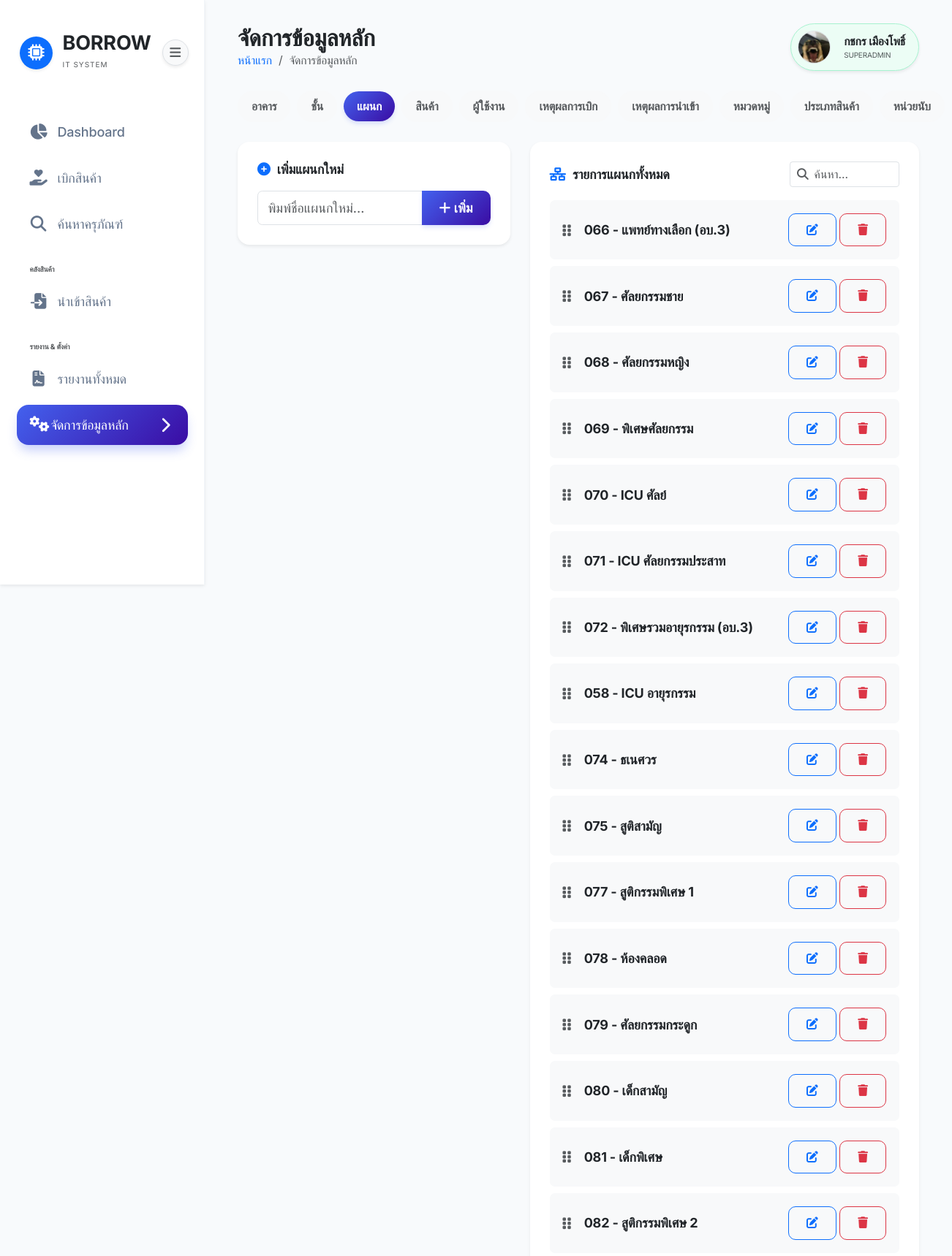
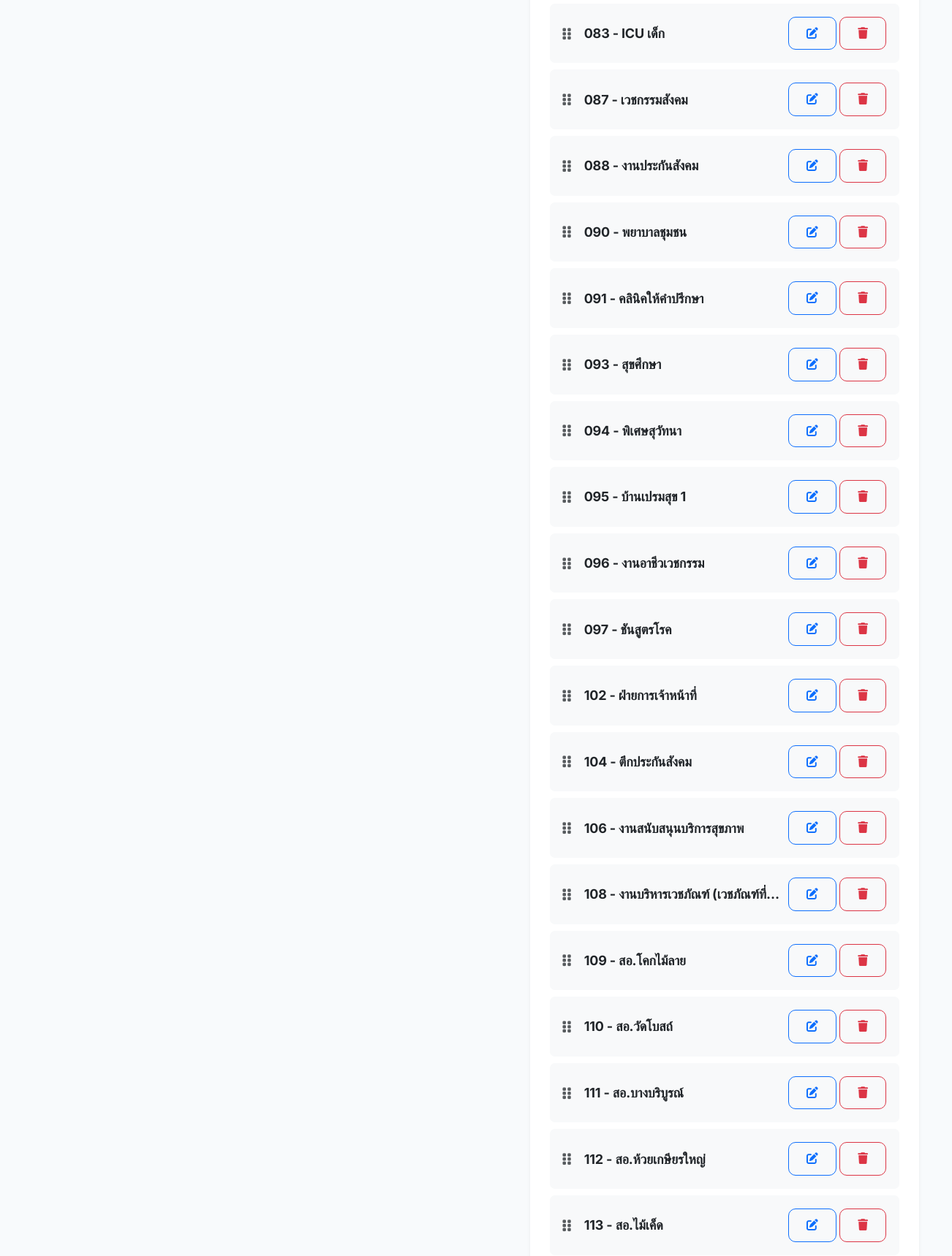
The app's page /pages/settings.php?tab=departments (signed in, upper part) with its own data (2 pictures, top to bottom).
### tables this page shows
CREATE TABLE `departments` (
  `id` int(11) NOT NULL,
  `name` varchar(255) NOT NULL,
  `sort_order` int(11) DEFAULT 0,
  `created_at` timestamp NOT NULL DEFAULT current_timestamp()
);

### pages/settings.php (the view, shortened to what this page needs)
<?php
require_once '../config/db.php';
try {
    $pdo->exec("ALTER TABLE products MODIFY COLUMN rental_duration DATE NULL");
} catch (PDOException $e) { }
$departments = $pdo->query("SELECT * FROM departments ORDER BY sort_order ASC, id ASC")->fetchAll();
$allowed_tabs = ['buildings', 'floors', 'departments', 'product_types', 'products', 'users', 'borrow', 'import', 'categories', 'units'];
$active_tab = isset($_GET['tab']) && in_array($_GET['tab'], $allowed_tabs, true) ? $_GET['tab'] : 'buildings';
require_once '../includes/header.php';
?>
<div class="d-none d-lg-flex align-items-center justify-content-between gap-2 mb-4">
    <a href="?tab=buildings" class="btn btn-sm rounded-pill px-3 py-2 <?= $active_tab == 'buildings' ? 'btn-primary' : 'btn-light text-muted' ?> text-nowrap">อาคาร</a>
    <a href="?tab=floors" class="btn btn-sm rounded-pill px-3 py-2 <?= $active_tab == 'floors' ? 'btn-primary' : 'btn-light text-muted' ?> text-nowrap">ชั้น</a>
    <a href="?tab=departments" class="btn btn-sm rounded-pill px-3 py-2 <?= $active_tab == 'departments' ? 'btn-primary' : 'btn-light text-muted' ?> text-nowrap">แผนก</a>
    <a href="?tab=products" class="btn btn-sm rounded-pill px-3 py-2 <?= $active_tab == 'products' ? 'btn-primary' : 'btn-light text-muted' ?> text-nowrap">สินค้า</a>
    <a href="?tab=users" class="btn btn-sm rounded-pill px-3 py-2 <?= $active_tab == 'users' ? 'btn-primary' : 'btn-light text-muted' ?> text-nowrap">ผู้ใช้งาน</a>
    <a href="?tab=borrow" class="btn btn-sm rounded-pill px-3 py-2 <?= $active_tab == 'borrow' ? 'btn-primary' : 'btn-light text-muted' ?> text-nowrap">เหตุผลการเบิก</a>
    <a href="?tab=import" class="btn btn-sm rounded-pill px-3 py-2 <?= $active_tab == 'import' ? 'btn-primary' : 'btn-light text-muted' ?> text-nowrap">เหตุผลการนำเข้า</a>
    <a href="?tab=categories" class="btn btn-sm rounded-pill px-3 py-2 <?= $active_tab == 'categories' ? 'btn-primary' : 'btn-light text-muted' ?> text-nowrap">หมวดหมู่</a>
    <a href="?tab=product_types" class="btn btn-sm rounded-pill px-3 py-2 <?= $active_tab == 'product_types' ? 'btn-primary' : 'btn-light text-muted' ?> text-nowrap">ประเภทสินค้า</a>
    <a href="?tab=units" class="btn btn-sm rounded-pill px-3 py-2 <?= $active_tab == 'units' ? 'btn-primary' : 'btn-light text-muted' ?> text-nowrap">หน่วยนับ</a>
</div>
<div class="tab-content">
    <div class="tab-pane fade <?= $active_tab == 'departments' ? 'show active' : '' ?>" id="tabDepartments">
        <div class="row g-4">
            <div class="col-lg-5">
                <div class="card p-4 shadow-sm border-0">
                    <h6 class="fw-bold mb-3"><i class="fas fa-plus-circle text-primary me-2"></i>เพิ่มแผนกใหม่</h6>
                    <div class="input-group">
                        <input type="text" id="newDepartmentName" class="form-control" placeholder="พิมพ์ชื่อแผนกใหม่...">
                        <button class="btn btn-primary fw-bold animate-hover" onclick="addDepartment()"><i class="fas fa-plus me-1"></i>เพิ่ม</button>
                    </div>
                </div>
            </div>
            <div class="col-lg-7">
                <div class="card p-4 shadow-sm border-0">
                    <div class="d-flex justify-content-between align-items-center mb-3">
                        <h6 class="fw-bold mb-0"><i class="fas fa-network-wired text-primary me-2"></i>รายการแผนกทั้งหมด</h6>
                        <div class="input-group input-group-sm" style="width: 150px;">
                            <span class="input-group-text bg-white border-end-0"><i class="fas fa-search text-muted"></i></span>
                            <input type="text" class="form-control border-start-0 ps-0" placeholder="ค้นหา..." onkeyup="filterList(this, 'departmentList')">
                        </div>
                    </div>
                    <div id="departmentList" class="reorder-list">
                        <?php foreach ($departments as $d): ?>
                        <div class="d-flex justify-content-between align-items-center bg-light p-3 rounded mb-2 reason-item" id="department-<?= $d['id'] ?>" data-id="<?= $d['id'] ?>" style="cursor: grab;">
                            <div class="d-flex align-items-center">
                                <i class="fas fa-grip-vertical text-muted me-3 drag-handle" style="cursor: move;"></i>
                                <span class="fw-bold"><?= htmlspecialchars($d['name']) ?></span>
                            </div>
                            <div>
                                <button class="btn btn-sm btn-outline-primary me-1" onclick="editDepartment(<?= $d['id'] ?>, '<?= htmlspecialchars($d['name'], ENT_QUOTES) ?>')"><i class="fas fa-edit"></i></button>
                                <button class="btn btn-sm btn-outline-danger" onclick="deleteDepartment(<?= $d['id'] ?>, '<?= htmlspecialchars($d['name'], ENT_QUOTES) ?>')"><i class="fas fa-trash"></i></button>
                            </div>
                        </div>
                        <?php endforeach; ?>
                    </div>
                </div>
            </div>
        </div>
    </div>
</div>
<?php require_once '../includes/footer.php'; ?>

### assets/css/style.css (style rules this page uses)
:root { --primary-color: #4361ee; --primary-gradient: linear-gradient(135deg, #4361ee 0%, #3a0ca3 100%); --secondary-color: #3f37c9; --accent-color: #4cc9f0; --success-color: #4cc9f0; --warning-color: #f72585; --danger-color: #ef4444; --dark-bg: #0f172a; --sidebar-bg: #ffffff; --card-bg: #ffffff; --text-main: #1e293b; --text-muted: #64748b; --border-color: #f1f5f9; --radius-sm: 10px; --radius-md: 16px; --radius-lg: 24px; --shadow-sm: 0 1px 3px rgba(0, 0, 0, 0.1); --shadow-md: 0 10px 15px -3px rgba(0, 0, 0, 0.1), 0 4px 6px -2px rgba(0, 0, 0, 0.05); --shadow-lg: 0 20px 25px -5px rgba(0, 0, 0, 0.1), 0 10px 10px -5px rgba(0, 0, 0, 0.04); --glass-bg: rgba(255, 255, 255, 0.7); --glass-border: rgba(255, 255, 255, 0.3); }
html { font-size: clamp(14px, 0.5vw + 12px, 18px); }
body { font-family: 'Inter', 'Sarabun', sans-serif; background-color: #f8fafc; color: var(--text-main); overflow-x: hidden; letter-spacing: -0.01em; }
.card { border: 1px solid var(--border-color); border-radius: var(--radius-md); box-shadow: var(--shadow-sm); transition: all 0.3s cubic-bezier(0.4, 0, 0.2, 1); background: white; }
.btn { border-radius: var(--radius-sm); padding: 10px 24px; font-weight: 600; transition: all 0.3s cubic-bezier(0.4, 0, 0.2, 1); }
.btn-primary { background: var(--primary-gradient); border: none; box-shadow: 0 4px 6px -1px rgba(67, 97, 238, 0.2); }

### pages/settings.php (style rules this page uses)
.reason-item { flex-wrap: nowrap !important; }
.reason-item > div:first-child { flex: 1; min-width: 0; padding-right: 10px; }
.reason-item > div:first-child > span { white-space: nowrap; overflow: hidden; text-overflow: ellipsis; display: block; }
.reason-item > div:last-child { flex-shrink: 0; white-space: nowrap; display: flex; gap: 0.25rem; }

### records on screen
departments: name "066 - แพทย์ทางเลือก (อบ.3)"
departments: name "067 - ศัลยกรรมชาย"
departments: name "068 - ศัลยกรรมหญิง"
departments: name "069 - พิเศษศัลยกรรม"
departments: name "070 - ICU ศัลย์"
departments: name "071 - ICU ศัลยกรรมประสาท"
departments: name "072 - พิเศษรวมอายุรกรรม (อบ.3)"
departments: name "058 - ICU อายุรกรรม"
departments: name "074 - ธเนศวร"
departments: name "075 - สูติสามัญ"
departments: name "077 - สูติกรรมพิเศษ 1"
departments: name "078 - ห้องคลอด"
departments: name "079 - ศัลยกรรมกระดูก"
departments: name "080 - เด็กสามัญ"
departments: name "081 - เด็กพิเศษ"
departments: name "082 - สูติกรรมพิเศษ 2"
departments: name "083 - ICU เด็ก"
departments: name "087 - เวชกรรมสังคม"
departments: name "088 - งานประกันสังคม"
departments: name "090 - พยาบาลชุมชน"
departments: name "091 - คลินิคให้คำปรึกษา"
departments: name "093 - สุขศึกษา"
departments: name "094 - พิเศษสุวัทนา"
departments: name "095 - บ้านเปรมสุข 1"
departments: name "096 - งานอาชีวเวชกรรม"
departments: name "097 - ชันสูตรโรค"
departments: name "102 - ฝ่ายการเจ้าหน้าที่"
departments: name "104 - ตึกประกันสังคม"
departments: name "106 - งานสนับสนุนบริการสุขภาพ"
departments: name "108 - งานบริหารเวชภัณฑ์ (เวชภัณฑ์ที่…"
departments: name "109 - สอ.โคกไม้ลาย"
departments: name "110 - สอ.วัดโบสถ์"
departments: name "111 - สอ.บางบริบูรณ์"
departments: name "112 - สอ.ห้วยเกษียรใหญ่"
departments: name "113 - สอ.ไม้เค็ด"

### other values on screen
$page_title "จัดการข้อมูลหลัก"
$_SESSION['user_name'] "กชกร เมืองโพธิ์"
$_SESSION['user_role'] "SUPERADMIN"
